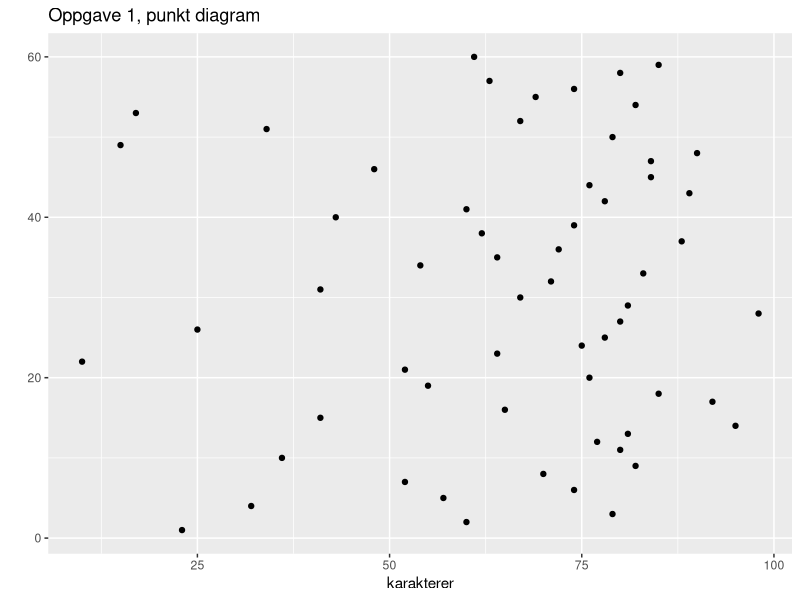
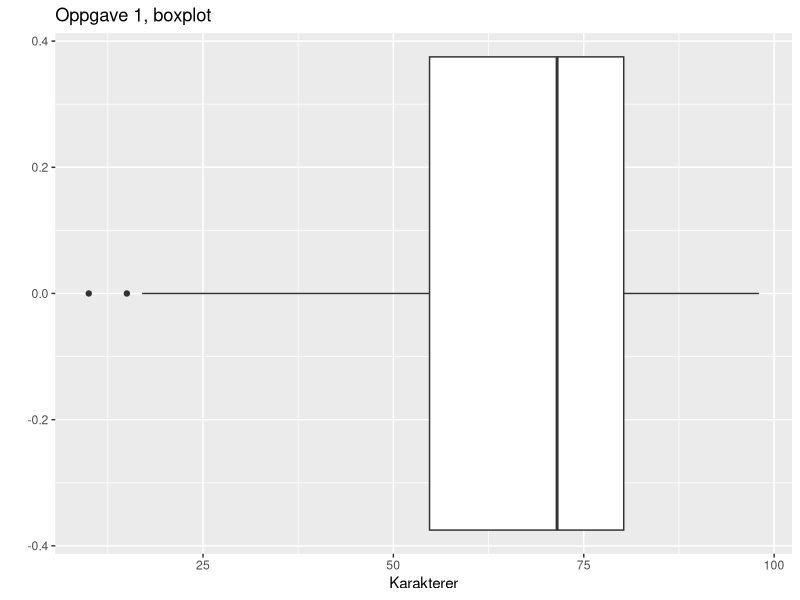
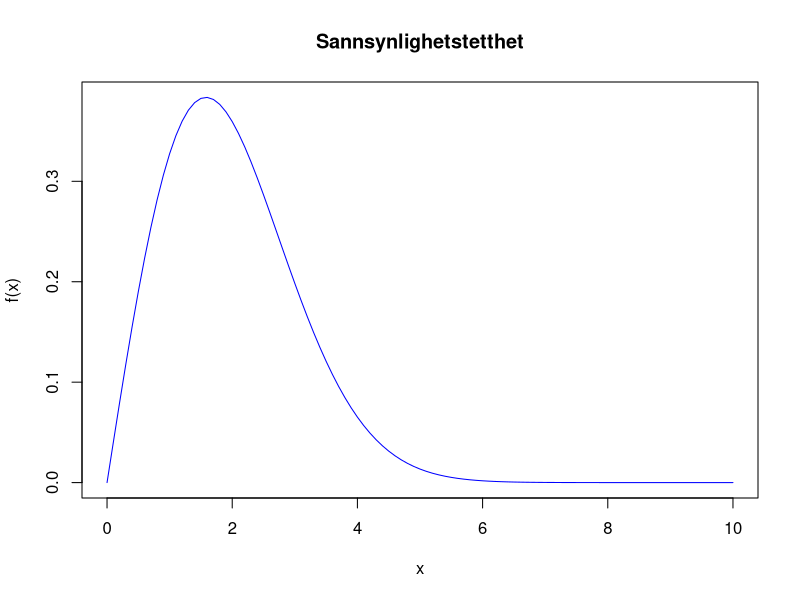
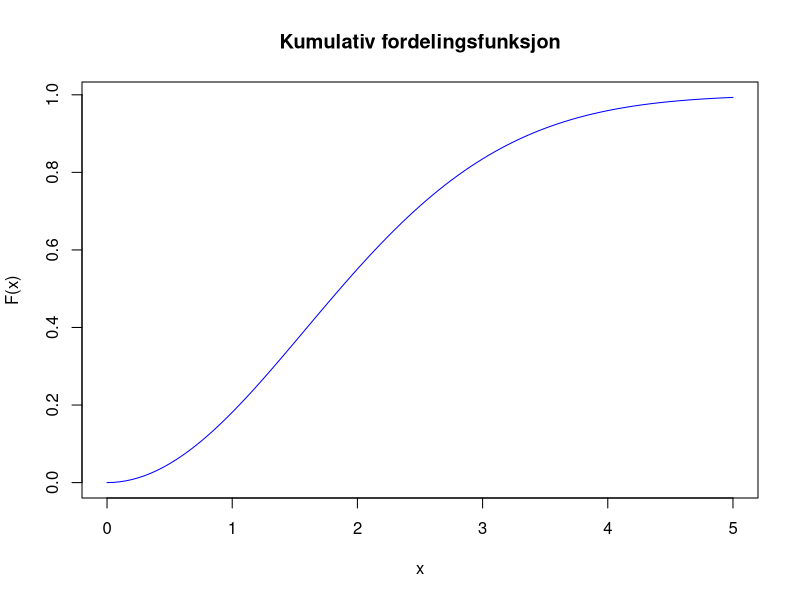

Write R code to recreate these figures, in order.
## ---- chunk 1
library(tidyverse)
library(stringr)
karakterer <- "23 60 79 32 57 74 52 70 82 36 80 77 81 95 41 65 92 85 55 76 52 10 64 75 78 25 80 98 81 67 41 71 83 54 64 72 88 62 74 43 60 78 89 76 84 48 84 90 15 79 34 67 17 82 69 74 63 80 85 61"
karakterer <- str_replace_all(karakterer, " ", "\n")


karakterer <- read.csv(text=karakterer, header=FALSE) 

karakterer <- karakterer %>% 
  rename(karakterer = V1) %>% 
  mutate(index = row_number())


karakterer %>% 
  ggplot(aes(x=karakterer, y=index)) + 
  geom_point()+
  labs(y="", title="Oppgave 1, punkt diagram")

## ---- chunk 2
karakterer %>% 
  ggplot(aes(x=karakterer)) +
  geom_boxplot() +
  labs(title="Oppgave 1, boxplot", x="Karakterer", y="")
## ---- chunk 3
#factorial(10)/(factorial(8)*factorial(10-8))
choose(10, 8)
## ---- chunk 4
choose(7, 5)
#factorial(7)/(factorial(5)*factorial(7-5))
## ---- chunk 5
#(factorial(10)/(factorial(8)*factorial(10-8)))*factorial(8)
choose(10, 8)*factorial(8)
## ---- chunk 6
#factorial(10)/(factorial(8)*factorial(10-8))
choose(10, 8)
## ---- chunk 7



ab_uten_i_og_j <- choose(6, 4)


ab_enten_ij <- choose(6, 3) * 2 

uten_abij <- choose(6, 6)


i_eller_j_uten_ab <- choose(6, 5) * 2



print(ab_uten_i_og_j + ab_enten_ij + uten_abij + i_eller_j_uten_ab)

#(choose(6, 4) + choose(6, 3) + choose(6, 3) + choose(6, 6) + choose(6, 5)+ choose(6, 5))

## ---- chunk 8
#antall gunstie delt på antall mulige
choose(9, 7) / choose(10, 8)
## ---- chunk 9
1 - (1/ choose(10, 8))
## ---- chunk 10
b_gitt_a = 0.5
p_a = 0.1
p_b = 0.2

p_og_b = b_gitt_a * p_a
p_og_b
## ---- chunk 11
p_eller_b = p_a + p_b - p_og_b
p_eller_b
## ---- chunk 12
p_a_gitt_eller_b = p_a / p_eller_b
p_a_gitt_eller_b
## ---- chunk 13
p_b_gitt_kompli_a = (p_b - p_og_b) / (1 - p_a)
p_b_gitt_kompli_a
## ---- chunk 14
1 - (1 - 0.1)^10
## ---- chunk 15
choose(10, 1) * 0.1^1 * (1 - 0.1)^(10-1) #må dobbelsjekke når jeg har tid. eksemepl 5.3 s167
## ---- chunk 16

# dford1 = function(x) x*exp(-x) # "d" for "density".
# #Litt meir korrekt er  ̊a sette andre verdier til 0, for eksempel:
# dford1 = function(x)
#   {tetthet = vector(length=length(x))
# for (i in 1:length(x))
#   {if (x[i]>0) tetthet[i] = x[i]*exp(-x[i])
#   else tetthet[i] = 0}
#   return(tetthet)}

dford2 = function(x) (2/5)*x*exp(-1/5*x^2)

dford2 = function(x) {tetthet = vector(length=length(x))
for (i in 1:length(x))
  {if (x[i]>0) tetthet[i] = (2/5)*x[i]*exp(-1/5*x[i]^2)
  else tetthet[i] = 0}
  return(tetthet)}


#curve((2/5)*x*exp(-1/5*x^2), from = 0, to = 5)

#curve(dford1,from=0,to=10,xlab="x",ylab="f(x)",main="Sannsynlighetstetthet",col="blue")

curve(dford2,from=0,to=10,xlab="x",ylab="f(x)",main="Sannsynlighetstetthet",col="blue")

## ---- chunk 17

#integrate(function(x) (2/5)*x*exp(-1/5*x^2), 0, Inf)
integrate(dford2,lower=0,upper=Inf)$value
## ---- chunk 18
#curve(1 - exp(-1/5*x^2), from = 0, to = 5)

# pford1 = function(x) # "p" for "(cumulative) probablility".
# {kum = vector(length=length(x))
# for (i in 1:length(x))
# {if (x[i]>0) kum[i] = 1 - (x[i]+1)*exp(-x[i])
# else kum[i] = 0}
# return(kum)}


pford2 = function(x) # "p" for "(cumulative) probablility".
  {kum = vector(length=length(x))
  for (i in 1:length(x))
  {if (x[i]>0) kum[i] = integrate(dford2, lower=0, upper = x[i])$value 
  else kum[i] = 0}
  return(kum)}

# curve(pford1,from=0,to=10,xlab="x",ylab="F(x)",main="Kumulativ fordelingsfunksjon",col="blue")
curve(pford2,from=0,to=5,xlab="x",ylab="F(x)",main="Kumulativ fordelingsfunksjon",col="blue")
## ---- chunk 19
#in pford2 when is y=0.9
uniroot(function(x) pford2(c(x))[1] - 0.9, lower=0, upper=5)
## ---- chunk 20
#exp(-1/5*1^2)
1- pford2(1)
## ---- chunk 21
(pford2(2) - pford2(1))/(1 - pford2(1))
## ---- chunk 22
#sum of x and y in 2e^{-(2x+y)}


